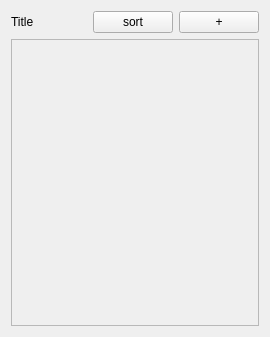
<?xml version="1.0" encoding="UTF-8"?>
<ui version="4.0">
 <class>GroupWidget</class>
 <widget class="QWidget" name="GroupWidget">
  <property name="geometry">
   <rect>
    <x>0</x>
    <y>0</y>
    <width>270</width>
    <height>337</height>
   </rect>
  </property>
  <property name="minimumSize">
   <size>
    <width>150</width>
    <height>0</height>
   </size>
  </property>
  <property name="windowTitle">
   <string>Form</string>
  </property>
  <layout class="QGridLayout" name="gridLayout">
   <item row="0" column="0">
    <widget class="EditableLabel" name="pTitle">
     <property name="text">
      <string>Title</string>
     </property>
    </widget>
   </item>
   <item row="2" column="0" colspan="3">
    <widget class="QScrollArea" name="scrollArea">
     <property name="widgetResizable">
      <bool>true</bool>
     </property>
     <widget class="QWidget" name="scrollAreaWidgetContents">
      <property name="geometry">
       <rect>
        <x>0</x>
        <y>0</y>
        <width>244</width>
        <height>281</height>
       </rect>
      </property>
     </widget>
    </widget>
   </item>
   <item row="0" column="2">
    <widget class="QPushButton" name="pAddTask">
     <property name="sizePolicy">
      <sizepolicy hsizetype="Maximum" vsizetype="Maximum">
       <horstretch>0</horstretch>
       <verstretch>0</verstretch>
      </sizepolicy>
     </property>
     <property name="text">
      <string>+</string>
     </property>
    </widget>
   </item>
   <item row="0" column="1">
    <widget class="QPushButton" name="pSortTasks">
     <property name="sizePolicy">
      <sizepolicy hsizetype="Maximum" vsizetype="Maximum">
       <horstretch>0</horstretch>
       <verstretch>0</verstretch>
      </sizepolicy>
     </property>
     <property name="text">
      <string>sort</string>
     </property>
     <property name="checkable">
      <bool>true</bool>
     </property>
    </widget>
   </item>
  </layout>
 </widget>
 <customwidgets>
  <customwidget>
   <class>EditableLabel</class>
   <extends>QLabel</extends>
   <header>editablelabel.h</header>
  </customwidget>
 </customwidgets>
 <resources/>
 <connections/>
</ui>
